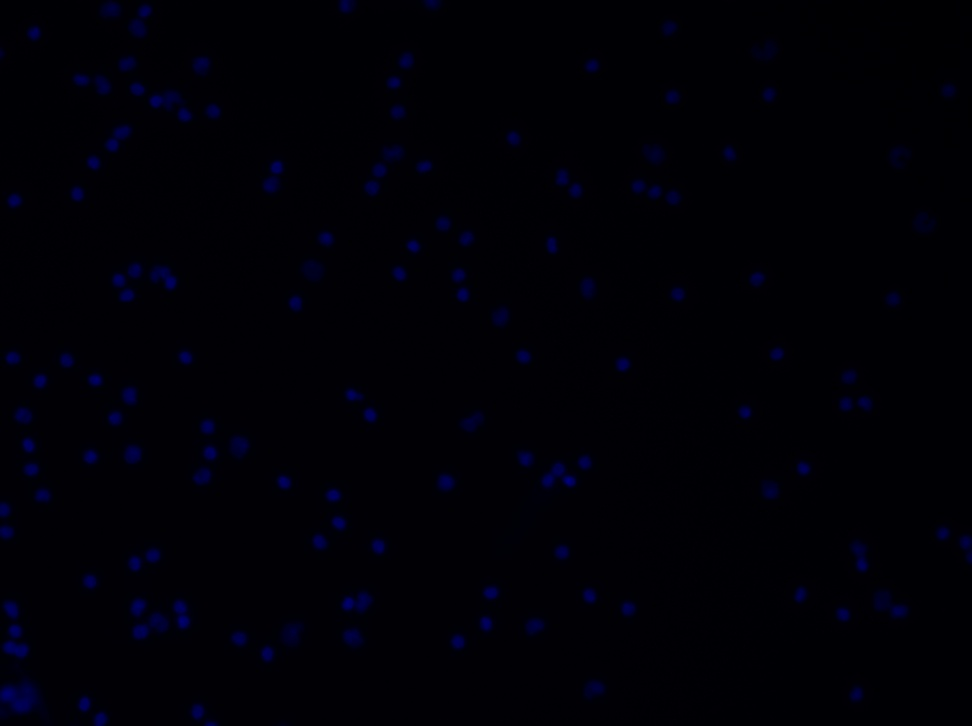
#> input picture sample.jpg, 972 x 726 px, shrunk from 1392 x 1040 before the run
$ python OpenCVStanford.py sample.jpg 5
#> lines starting #> are read from the running program, lines starting #| are printed output that depends on the picture; after the words box and inside, x2 and y2 are one past the last pixel; in counts of white or black regions, pixels touching at a corner belong together
import cv2
import sys
from matplotlib import pyplot as plt

# read original image
filename = sys.argv[1]
#The pixels of value t will be turned 'off'
t = int(sys.argv[2])
print("Filename and threshold value noted.  ")
#image input.
image = cv2.imread(filename)
#> image is the input picture: shape (726, 972, 3); mean B, G, R 6.8, 0, 0.5


def histogram(filename):
#> called with filename = 'sample.jpg'
    processImage = cv2.imread(
        #filename declaration
        filename = filename,
        #greyscale preprocessing
        flags = cv2.IMREAD_GRAYSCALE)
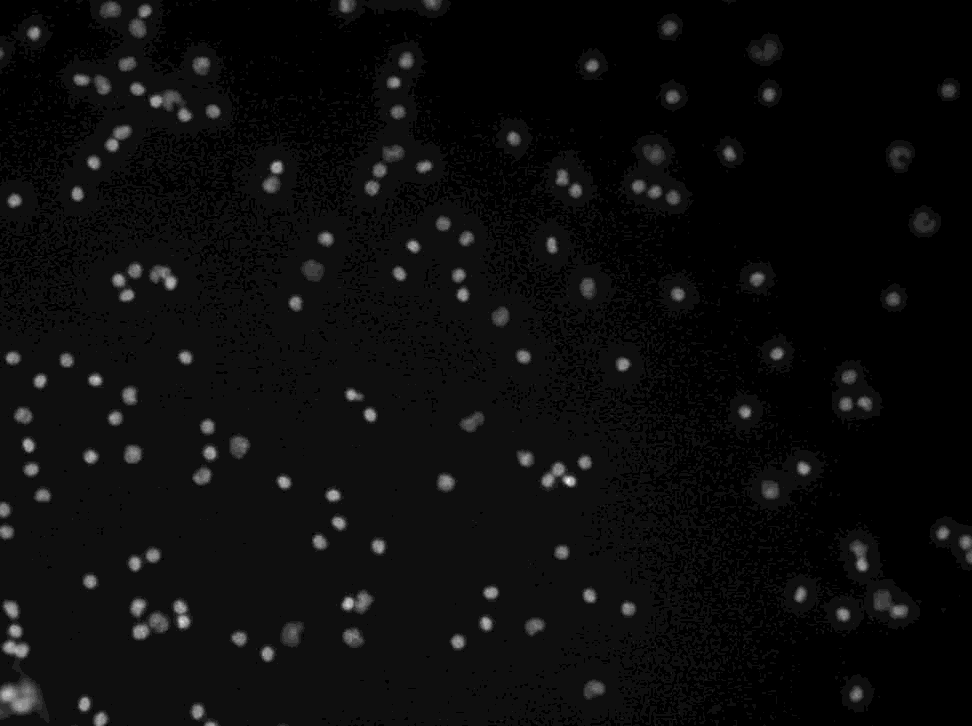
#> processImage: shape (726, 972); min 0, max 16, mean 0.785; drawn with min black and max white

    #histogram is a one dimensional numpy array.
    histogram = cv2.calcHist(
        #list of images.
        images = [processImage],
        #list of channels for image examination.
        channels = [0],
        #no mask.
        mask = None,
        #Number of bins for the histogram.
        histSize = [256],
        ranges = [0,256])
#> histogram = 256 values, max 363305 at index 1, min 0 at index 17, mean 2756.5

    print(histogram)
#> (printed output is left out)

    # configure and draw the histogram figure
    plt.figure()
    plt.title("Matin's Greyscale Histogram")
    plt.xlabel("Pixel Value")
    plt.ylabel("Pixels")
    plt.xlim([0, 256]) # <- named arguments do not work here

    plt.plot(histogram) # <- or here
    plt.show()
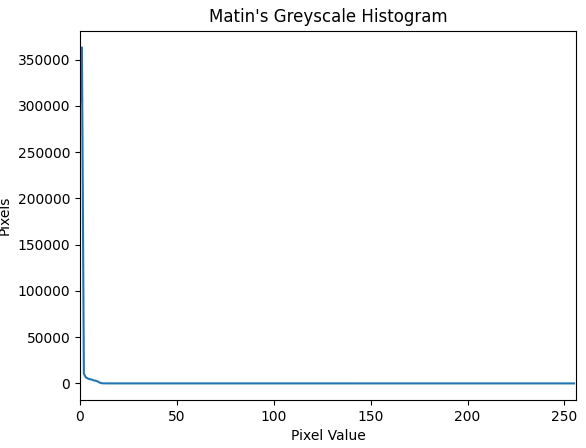
#> figure drawn by matplotlib, 1 panel; curve peaks at x = 1, y = 363305

    #return histogram


#calling the histogram function
histogram(filename)

# create binary image
# create binary image
gray = cv2.cvtColor(
    src = image,
    code = cv2.COLOR_BGR2GRAY)
blur = cv2.GaussianBlur(
    src = gray,
    ksize = (5, 5),
    sigmaX = 0)
t, binary = cv2.threshold(
    src = blur,
    thresh = t,
    maxval = 255,
    type = cv2.THRESH_BINARY)
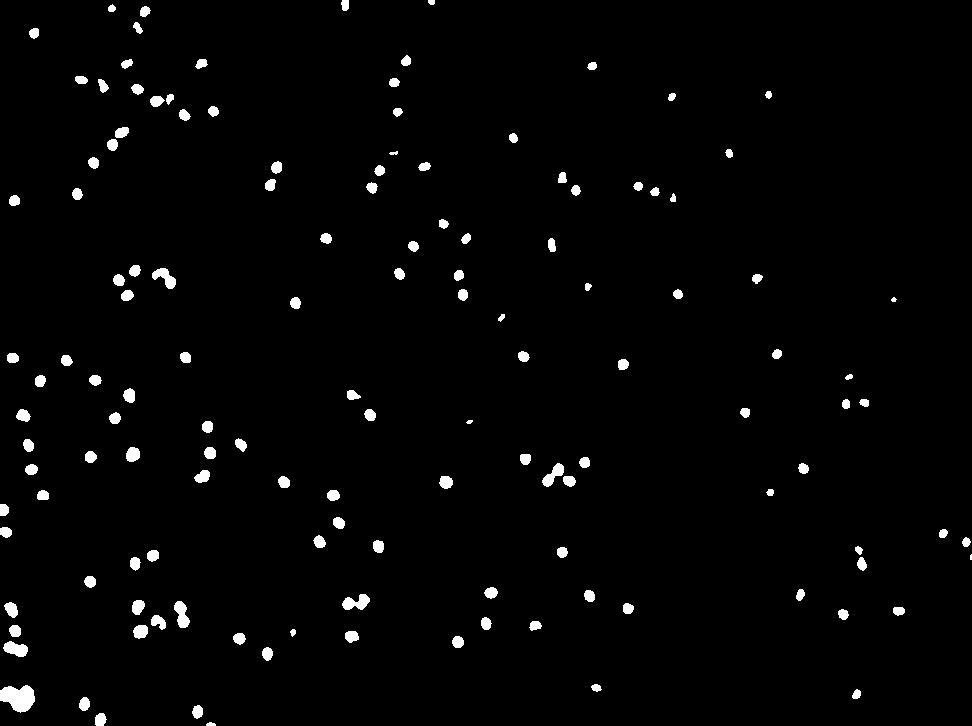
#> binary: shape (726, 972); 2% white; 135 white regions (1 under 20 px), largest, box (x1, y1, x2, y2) and area: (0, 685, 35, 713) 682, (342, 594, 370, 610) 281, (174, 601, 190, 628) 269
#> t = 5


# main function.
